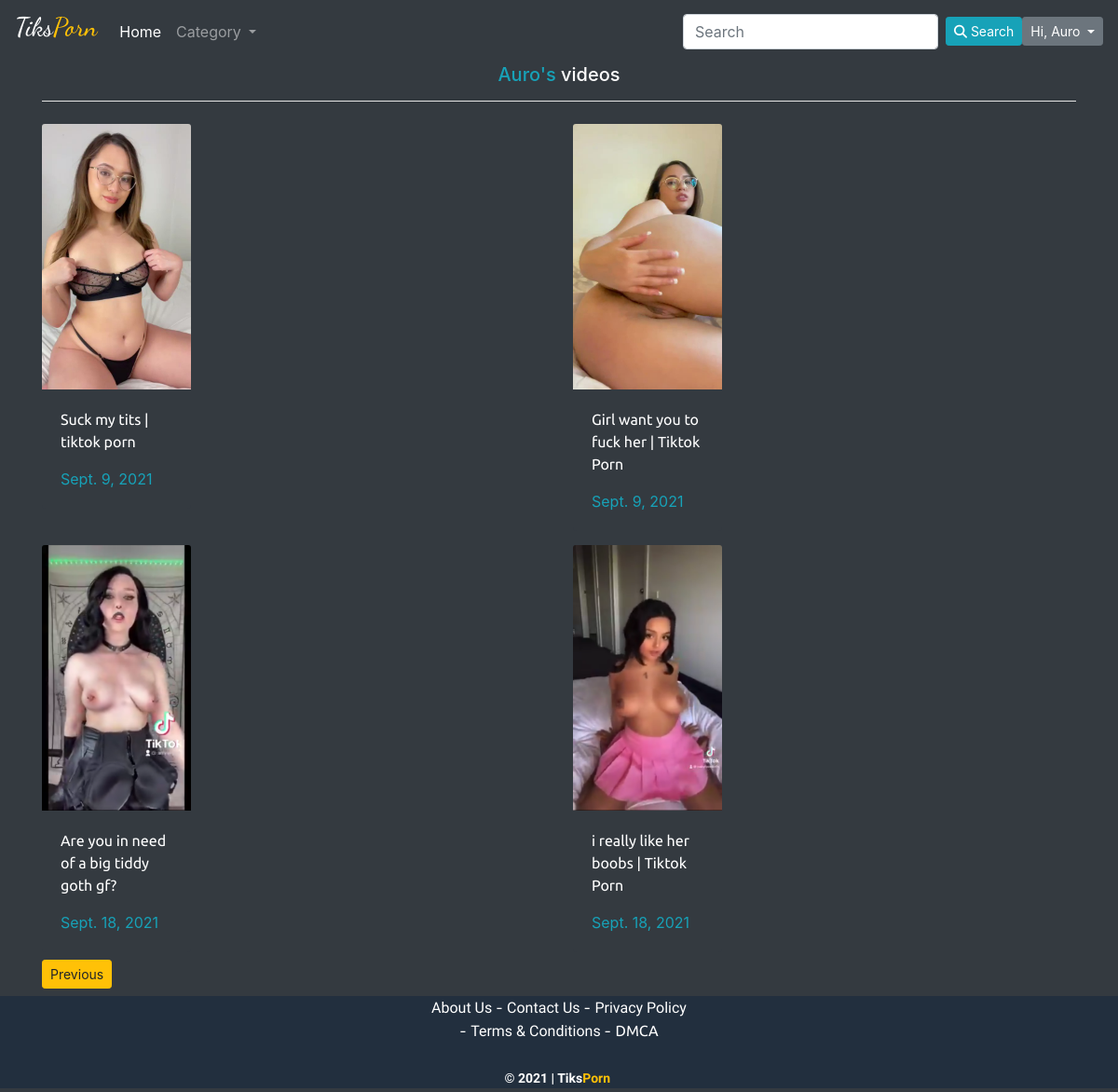
The page /user/Auro?page=2 (signed in) on the database its author committed.
### home/models.py (models this page shows, shortened)
class Video(models.Model):
	user = models.ForeignKey(User, on_delete=models.CASCADE)
	title = models.CharField(max_length=100)
	desc = models.TextField()
	video_file = models.FileField(upload_to='videos/')
	thumbnail = models.FileField(upload_to='videos/thumbnail/')
	pub_date = models.DateField(auto_now_add=True)
	tags = TaggableManager()
	likes = models.IntegerField(default=0)
	video_views = models.ManyToManyField(User, related_name='video_views')

### home/views.py (the view)
# urls.py: path('user/<usern>', profile, name="profile"),
def profile(request, usern):
	usr = User.objects.get(username=usern)
	uv = Video.objects.filter(user=usr)
	paginator= Paginator(uv,8)
	page_num=request.GET.get('page', 1)
	uv= paginator.page(page_num)
	context={'uv':uv, 'usr':usr}
	return render(request, 'profile.html', context)

### templates/profile.html (shortened to what this page needs)
{% extends 'base.html' %}
{% block body %}
  <div class="container">
  <div class="text-white text-center">
  	<h5> <span class="text-info"> {{usr}}'s </span> videos <h5>
  	<hr class="bg-white">
  </div>
    <div class="row">
   {% for v in uv %}
   <div class="col-6" data-aos="flip-right">
  <div class="border-0 my-2 bg-dark card" style="width: 10rem;">
  <a href="{% url 'watch-video' v.id %}"><img class="card-img-top" src="{{v.thumbnail.url}}" alt="Card image cap"> </a>
  <div class="card-body">
    <a class="dn" href="{% url 'watch-video' v.id %}"><p class="d text-white">{{v.title}}</p></a>
    <div class="text-info">
    {{v.pub_date}}
    </div>
  </div>
 </div>
   </div>
 {% endfor %}
    </div>
    {% if uv.has_previous %}
      <a class="btn btn-warning btn-sm" href="?page={{uv.previous_page_number}}">Previous</a>
    {% endif %}
    </div>
    <div>
{% endblock %}

### templates/base.html (shortened to what this page needs)
<!doctype html>
<html lang="en">
{% load static %}
  <head>
    <link rel="stylesheet" href="https://stackpath.bootstrapcdn.com/bootstrap/4.3.1/css/bootstrap.min.css">
    <link href="https://unpkg.com/aos@2.3.1/dist/aos.css" rel="stylesheet">
  </head>
  <body class="bg-dark">
    <nav class="navbar navbar-expand-lg navbar-dark bg-dark">
  <a class="navbar-brand" href="{% url 'home' %}"><h3>Tiks<span class="text-warning">Porn</span> </h3></a>
  <div class="collapse navbar-collapse" id="navbarSupportedContent">
    <ul class="navbar-nav mr-auto">
      <li class="nav-item active">
        <a class="nav-link" href="{% url 'home' %}">Home <span class="sr-only">(current)</span></a>
      <li class="nav-item dropdown">
        <a class="nav-link dropdown-toggle" href="#" id="navbarDropdown" role="button" data-toggle="dropdown" aria-haspopup="true" aria-expanded="false">
          Category
        </a>
      </li>
    </ul>
    <form action="{% url 'search' %}" method="post" class="form-inline my-2 my-lg-0">
      <input class="form-control mr-sm-2" type="search" placeholder="Search" name="srch" required>
      <button class="btn btn-info btn-sm my-2 my-sm-0" type="submit"><i class="fa fa-search" aria-hidden="true"></i> Search</button>
    </form>
 {% if user.is_authenticated %}
 <div class="dropdown float-right">
  <button class="btn btn-secondary btn-sm dropdown-toggle" type="button" id="dropdownMenuButton" data-toggle="dropdown" aria-haspopup="true" aria-expanded="false">
    Hi, {{request.user}}
  </button>
</div>
 {% endif %}
</nav>
    {% block body %}
    {% endblock %}
	<div class="footer">
	<a style="color:white; font-family: 'Baloo Da 2', cursive;" href="{% url 'about' %}"> About Us </a>
	-
	<a style="color:white; font-family: 'Baloo Da 2', cursive;" href="{% url 'c' %}"> Contact Us </a>
	-
	<a style="color:white; font-family: 'Baloo Da 2', cursive;" href="{% url 'pp' %}"> Privacy Policy </a>
	<br>
	-
	<a style="color:white; font-family: 'Baloo Da 2', cursive;" href="{% url 'tac' %}"> Terms & Conditions </a>
	-
	<a style="color:white; font-family: 'Ubuntu', sans-serif;" href="{% url 'dmca' %}"> DMCA </a>
	<br>
	<br>
  <pre style="color:white; font-family: 'Baloo Da 2', cursive;" class="text-white my-1"><b>© 2021 | Tiks<span class="text-warning">Porn </b></span></pre>
</div>
  </body>
</html>

### rows shown on the page
Video: thumbnail (picture), title "Suck my tits | tiktok porn", pub_date "Sept. 9, 2021"
Video: thumbnail (picture), title "Girl want you to fuck her | Tiktok Porn", pub_date "Sept. 9, 2021"
Video: thumbnail (picture), title "Are you in need of a big tiddy goth gf?", pub_date "Sept. 18, 2021"
Video: thumbnail (picture), title "i really like her boobs | Tiktok Porn", pub_date "Sept. 18, 2021"

### other values the page prints
{{ request.user }} "Auro"
{{ usr }} "Auro"
